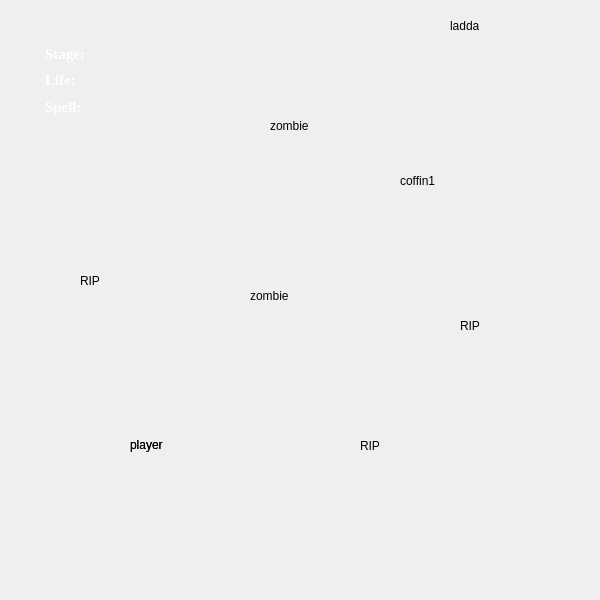
<?xml version="1.0" encoding="UTF-8"?>
<ui version="4.0">
 <class>Stage</class>
 <widget class="QMainWindow" name="Stage">
  <property name="geometry">
   <rect>
    <x>0</x>
    <y>0</y>
    <width>600</width>
    <height>600</height>
   </rect>
  </property>
  <property name="windowTitle">
   <string>MainWindow</string>
  </property>
  <widget class="QWidget" name="centralwidget">
   <widget class="QLabel" name="RIP1">
    <property name="geometry">
     <rect>
      <x>80</x>
      <y>260</y>
      <width>41</width>
      <height>41</height>
     </rect>
    </property>
    <property name="text">
     <string>RIP</string>
    </property>
   </widget>
   <widget class="QLabel" name="RIP2">
    <property name="geometry">
     <rect>
      <x>360</x>
      <y>420</y>
      <width>51</width>
      <height>51</height>
     </rect>
    </property>
    <property name="text">
     <string>RIP</string>
    </property>
   </widget>
   <widget class="QLabel" name="coffin1">
    <property name="geometry">
     <rect>
      <x>400</x>
      <y>130</y>
      <width>51</width>
      <height>101</height>
     </rect>
    </property>
    <property name="text">
     <string>coffin1</string>
    </property>
   </widget>
   <widget class="QLabel" name="zombie_label_1">
    <property name="geometry">
     <rect>
      <x>270</x>
      <y>90</y>
      <width>39</width>
      <height>71</height>
     </rect>
    </property>
    <property name="text">
     <string>zombie1</string>
    </property>
   </widget>
   <widget class="QLabel" name="ladder_label">
    <property name="geometry">
     <rect>
      <x>450</x>
      <y>-10</y>
      <width>29</width>
      <height>71</height>
     </rect>
    </property>
    <property name="text">
     <string>laddar</string>
    </property>
   </widget>
   <widget class="QLabel" name="zombie_label_2">
    <property name="geometry">
     <rect>
      <x>250</x>
      <y>260</y>
      <width>38</width>
      <height>71</height>
     </rect>
    </property>
    <property name="text">
     <string>zombie2</string>
    </property>
   </widget>
   <widget class="QLabel" name="player_label">
    <property name="geometry">
     <rect>
      <x>130</x>
      <y>420</y>
      <width>48</width>
      <height>51</height>
     </rect>
    </property>
    <property name="focusPolicy">
     <enum>Qt::StrongFocus</enum>
    </property>
    <property name="text">
     <string>player</string>
    </property>
    <property name="scaledContents">
     <bool>false</bool>
    </property>
   </widget>
   <widget class="QLabel" name="stage_background_label">
    <property name="geometry">
     <rect>
      <x>0</x>
      <y>0</y>
      <width>600</width>
      <height>600</height>
     </rect>
    </property>
    <property name="text">
     <string/>
    </property>
   </widget>
   <widget class="QWidget" name="verticalLayoutWidget">
    <property name="geometry">
     <rect>
      <x>40</x>
      <y>40</y>
      <width>160</width>
      <height>80</height>
     </rect>
    </property>
    <layout class="QVBoxLayout" name="InfoVLayout">
     <property name="spacing">
      <number>0</number>
     </property>
     <property name="leftMargin">
      <number>0</number>
     </property>
     <item>
      <layout class="QHBoxLayout" name="stageHLayout">
       <item>
        <spacer name="horizontalSpacer">
         <property name="orientation">
          <enum>Qt::Horizontal</enum>
         </property>
         <property name="sizeType">
          <enum>QSizePolicy::Fixed</enum>
         </property>
         <property name="sizeHint" stdset="0">
          <size>
           <width>5</width>
           <height>20</height>
          </size>
         </property>
        </spacer>
       </item>
       <item>
        <widget class="QLabel" name="label_2">
         <property name="font">
          <font>
           <family>Times New Roman</family>
           <pointsize>11</pointsize>
           <weight>75</weight>
           <bold>true</bold>
          </font>
         </property>
         <property name="styleSheet">
          <string notr="true">color: rgb(255, 255, 255);</string>
         </property>
         <property name="text">
          <string>Stage:</string>
         </property>
        </widget>
       </item>
       <item>
        <widget class="QLabel" name="level_label">
         <property name="font">
          <font>
           <family>Times New Roman</family>
           <pointsize>11</pointsize>
           <weight>50</weight>
           <bold>false</bold>
          </font>
         </property>
         <property name="styleSheet">
          <string notr="true">color: rgb(255, 255, 255);</string>
         </property>
         <property name="text">
          <string/>
         </property>
        </widget>
       </item>
      </layout>
     </item>
     <item>
      <layout class="QHBoxLayout" name="lifeHLayout">
       <item>
        <spacer name="horizontalSpacer_2">
         <property name="orientation">
          <enum>Qt::Horizontal</enum>
         </property>
         <property name="sizeType">
          <enum>QSizePolicy::Fixed</enum>
         </property>
         <property name="sizeHint" stdset="0">
          <size>
           <width>5</width>
           <height>20</height>
          </size>
         </property>
        </spacer>
       </item>
       <item>
        <widget class="QLabel" name="label_3">
         <property name="font">
          <font>
           <family>Times New Roman</family>
           <pointsize>11</pointsize>
           <weight>75</weight>
           <bold>true</bold>
          </font>
         </property>
         <property name="styleSheet">
          <string notr="true">color: rgb(255, 255, 255);</string>
         </property>
         <property name="text">
          <string>Life:</string>
         </property>
        </widget>
       </item>
      </layout>
     </item>
     <item>
      <layout class="QHBoxLayout" name="spellHLayout">
       <item>
        <spacer name="horizontalSpacer_3">
         <property name="orientation">
          <enum>Qt::Horizontal</enum>
         </property>
         <property name="sizeType">
          <enum>QSizePolicy::Fixed</enum>
         </property>
         <property name="sizeHint" stdset="0">
          <size>
           <width>5</width>
           <height>20</height>
          </size>
         </property>
        </spacer>
       </item>
       <item>
        <widget class="QLabel" name="label_5">
         <property name="font">
          <font>
           <family>Times New Roman</family>
           <pointsize>11</pointsize>
           <weight>75</weight>
           <bold>true</bold>
          </font>
         </property>
         <property name="styleSheet">
          <string notr="true">color: rgb(255, 255, 255);</string>
         </property>
         <property name="text">
          <string>Spell:</string>
         </property>
        </widget>
       </item>
       <item>
        <widget class="QLabel" name="label_6">
         <property name="text">
          <string/>
         </property>
        </widget>
       </item>
      </layout>
     </item>
    </layout>
   </widget>
   <widget class="QLabel" name="RIP3">
    <property name="geometry">
     <rect>
      <x>460</x>
      <y>300</y>
      <width>51</width>
      <height>51</height>
     </rect>
    </property>
    <property name="text">
     <string>RIP</string>
    </property>
   </widget>
   <widget class="QLabel" name="fire_label_1">
    <property name="geometry">
     <rect>
      <x>510</x>
      <y>36</y>
      <width>65</width>
      <height>78</height>
     </rect>
    </property>
    <property name="text">
     <string/>
    </property>
   </widget>
   <widget class="QLabel" name="player_label_2">
    <property name="geometry">
     <rect>
      <x>130</x>
      <y>420</y>
      <width>48</width>
      <height>51</height>
     </rect>
    </property>
    <property name="focusPolicy">
     <enum>Qt::StrongFocus</enum>
    </property>
    <property name="text">
     <string>player</string>
    </property>
    <property name="scaledContents">
     <bool>false</bool>
    </property>
   </widget>
   <widget class="QLabel" name="fire_label_2">
    <property name="geometry">
     <rect>
      <x>20</x>
      <y>475</y>
      <width>65</width>
      <height>78</height>
     </rect>
    </property>
    <property name="text">
     <string/>
    </property>
   </widget>
   <widget class="QLabel" name="fire_label_3">
    <property name="geometry">
     <rect>
      <x>510</x>
      <y>475</y>
      <width>65</width>
      <height>78</height>
     </rect>
    </property>
    <property name="text">
     <string/>
    </property>
   </widget>
   <zorder>stage_background_label</zorder>
   <zorder>ladder_label</zorder>
   <zorder>player_label</zorder>
   <zorder>verticalLayoutWidget</zorder>
   <zorder>coffin1</zorder>
   <zorder>zombie_label_1</zorder>
   <zorder>zombie_label_2</zorder>
   <zorder>RIP1</zorder>
   <zorder>RIP2</zorder>
   <zorder>RIP3</zorder>
   <zorder>fire_label_1</zorder>
   <zorder>player_label_2</zorder>
   <zorder>fire_label_2</zorder>
   <zorder>fire_label_3</zorder>
  </widget>
  <widget class="QMenuBar" name="menubar">
   <property name="geometry">
    <rect>
     <x>0</x>
     <y>0</y>
     <width>600</width>
     <height>23</height>
    </rect>
   </property>
  </widget>
 </widget>
 <resources/>
 <connections/>
 <slots>
  <slot>goUpOneLevel()</slot>
 </slots>
</ui>
